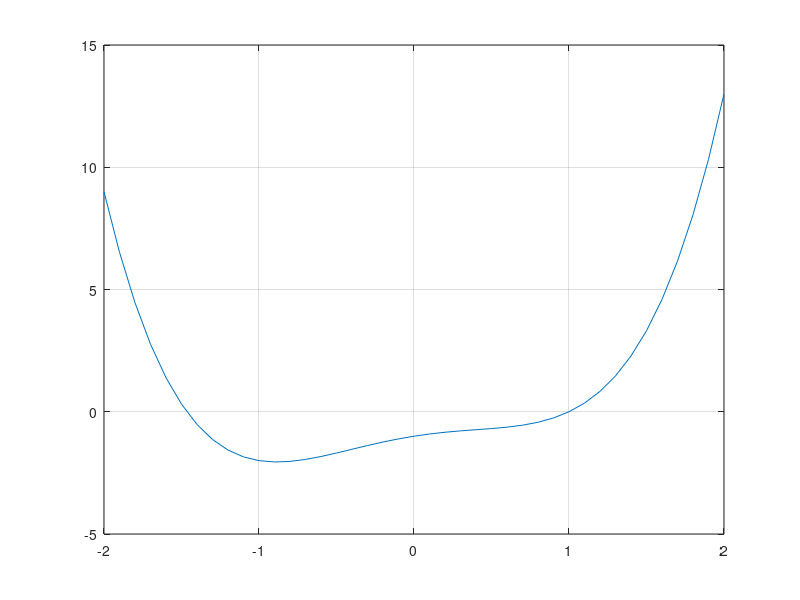

Source code (MATLAB):
f = @(x) x.^4 - x.^2 + x - 1;

x=-2:0.1:2;
plot(x,f(x))
grid

N = 1000;
delta = 1e-14;

%elegimos otros valores iniciales
xn = -1.5;
xn_ant2 = -2;

for i=1:N
    if i>1 
        xn_ant2 = xn_ant;
    end
    xn_ant = xn;
    xn = xn - (xn-xn_ant2) / (f(xn)-f(xn_ant2)) * f(xn);
    if abs(xn-xn_ant) / abs(xn)<delta
        break;
    end   
end

xn

%observamos gráficamente que solo hay dos raíces reales (las otras dos son complejas), 
%por lo que solo podemos hallar esta